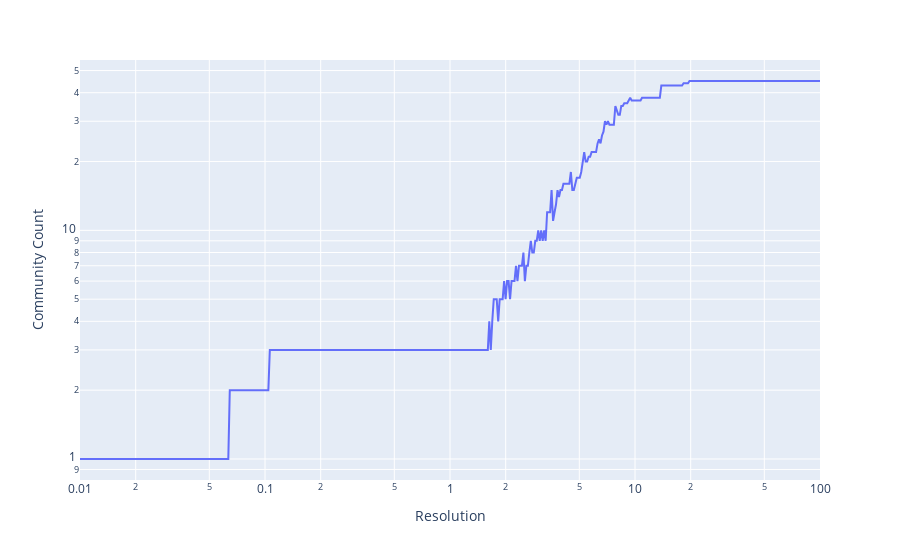

This figure's notebook cell:
### Code cell
fig = px.line(x=resolutions, y=community_count, log_x=True, log_y=True, labels={'x': 'Resolution', 'y': 'Community Count'})
pyo.iplot(fig)

### Figure 1 — Plotly figure (JSON) as saved in the notebook; plotly's stock layout.template omitted (floating-point values rounded to 4 significant figures; data arrays with more than 128 entries replaced by an {"elided": "..."} marker saying what was removed)
{"data": [{"hovertemplate": "Resolution=%{x}<br>Community Count=%{y}<extra></extra>", "legendgroup": "", "line": {"color": "#636efa", "dash": "solid"}, "marker": {"symbol": "circle"}, "mode": "lines", "name": "", "orientation": "v", "showlegend": false, "type": "scatter", "x": {"elided": "500 float values"}, "xaxis": "x", "y": {"elided": "500 int values"}, "yaxis": "y"}], "layout": {"legend": {"tracegroupgap": 0}, "margin": {"t": 60}, "xaxis": {"anchor": "y", "domain": [0, 1], "title": {"text": "Resolution"}, "type": "log"}, "yaxis": {"anchor": "x", "domain": [0, 1], "title": {"text": "Community Count"}, "type": "log"}}}
